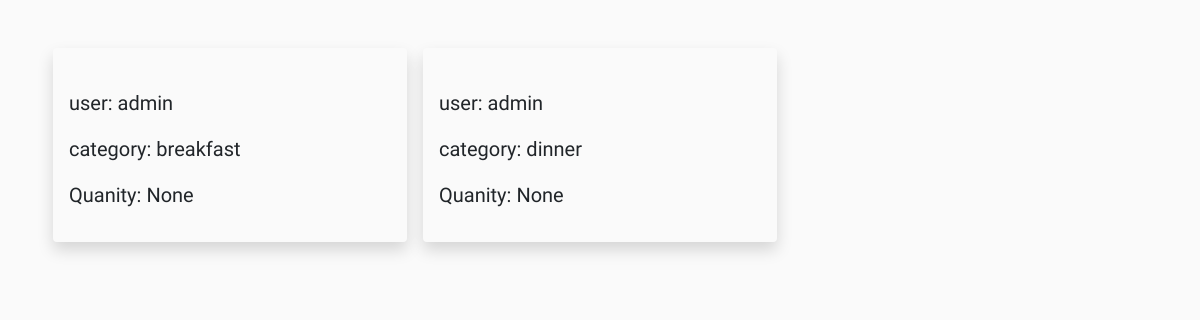
The page /singleorder (signed in) on the database as committed earlier.
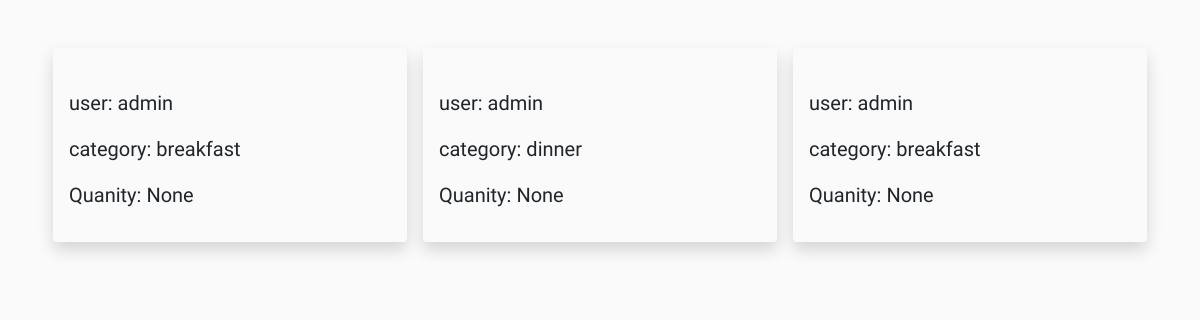
The same page on the database as committed later.
### core/models.py (models this page shows)
class Order(models.Model):
    food = models.TextField(null=True)
    category = models.CharField(max_length=150)
    user = models.ForeignKey(User, on_delete=models.CASCADE)
    quantity = models.IntegerField(null=True)
    isAccepted = models.BooleanField(default=False)

### core/views.py (the view)
# urls.py: path('singleorder', views.singleorder, name='singleorder'),
@login_required(login_url='login')
def singleorder(request):
    order = Order.objects.filter(user = request.user)
    context = {
        "orders" : order
    }
    return render(request, 'orders.html', context)

### core/templates/orders.html (shortened to what this page needs)
{% load static %}
<!doctype html>
<html lang="en">
  <head>
        <link rel="stylesheet" href="https://stackpath.bootstrapcdn.com/bootstrap/4.3.1/css/bootstrap.min.css">
        <link rel="stylesheet" href="{% static 'css/style.css' %}">
    </head>
  <body>
    <div class="container row mt-5">
      <a href="{% url 'home' %}">
        <div class="go-home d-flex justify-content-center align-items-center">
          <lottie-player src="https://assets10.lottiefiles.com/private_files/lf30_bxgjo2wa.json"  background="transparent"  speed="1"  style="width: 80px; height: 80px;"  loop autoplay></lottie-player>
        </div>
      </a>
        {% for order in orders %}
        <div class="px-2 col-xlg-4 col-lg-4 col-md-4 col-sm-6 col-12">
            <div class="w-100 shadow rounded py-3 px-3">
                <div class="image-section">
                </div>
                <p>user: {{order.user}}</p>
                <p>category: {{order.category}}</p>
                <p>Quanity: {{order.quantity}}</p>
            </div>
        </div>
        {% endfor %}
    </div>
  </body>
</html>

Rows that differ between the two databases and show on the page:
added Order: user "admin", category "breakfast", quantity "None"
